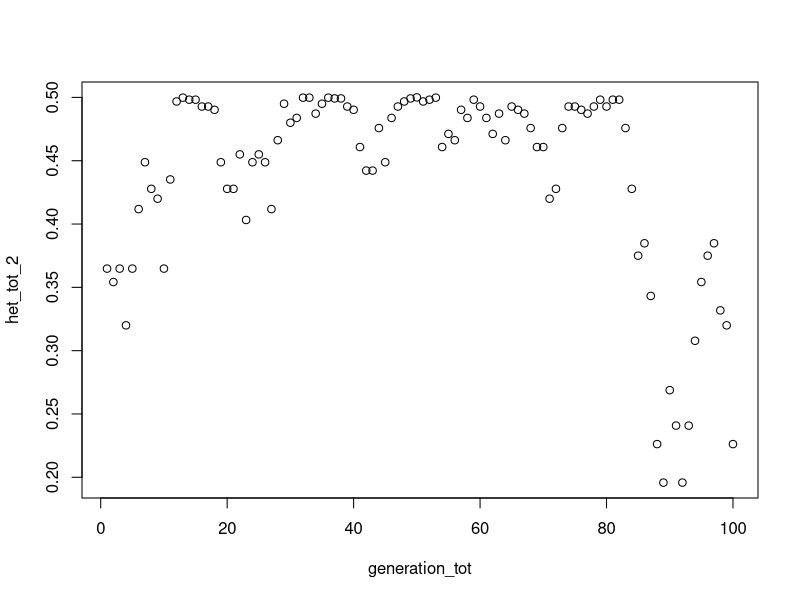
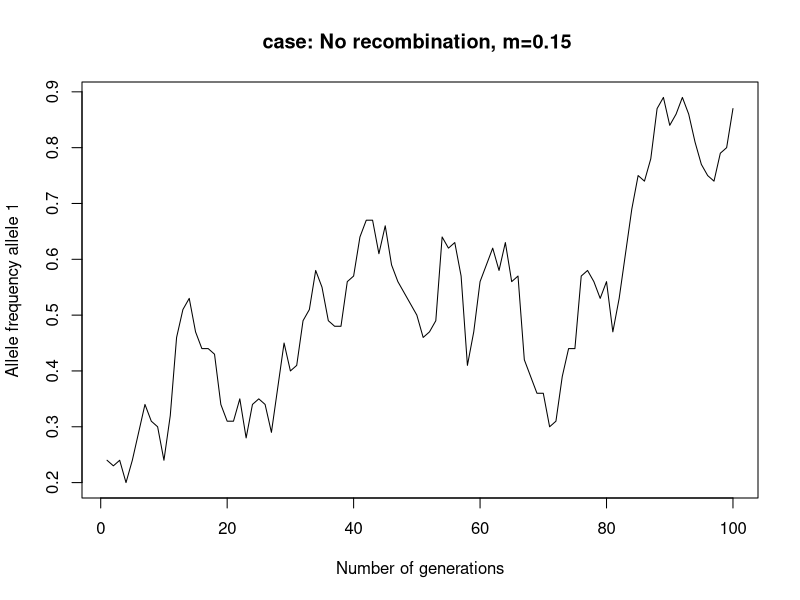

Source code (R) for these figures, in order:
# script to simulate overdominance without migration...

# Richmond change...
if (.Platform$OS.type=="unix") {
  setwd("~/R")
  sep <- "/"
} else {
  setwd("C:/Users/z5122213/Desktop/r_overdominance")
  sep <- "\\"
}

# how many loci are being modeled

nloci<-2

# how many metapopulations
meta<-1

# how many generations are we simulating
gens<-100

# what is the total pop size
popsize<-50

# what years are individuals being transferred

transfer<-400 # setting this to a high number in order to skip transfers...

# how many individuals are being transferred per transfer (currently restricted to 1 or 2)

numtrans<-0 # not doing transfers

# how many offspring does each pairing produce?
pairings<-10

# does recombination happen in males? TRUE = yes, FALSE = no
mrecomb<-TRUE

# how many replicates to run
replicates<-1

# file name info...
scenarioname<-"scenario1"
if (dir.exists(scenarioname)) {
  message("directory already exists")
} else  {
  message("directory created")
  dir.create(scenarioname)
}

# need to loop over a range of crossing over rates...
for(c in seq(0,0,0)){
 
 message("c = ",c)
  
  # need to loop over a range of mortality rates due to homozygosity
  for(m in seq(0.15,0.15)){
    message("m = ",m)

    # need to loop through a series of replicate runs...
    for(i in 1:replicates){
      message("i = ",i)
      locilist<-list()
      allelefreqp1<-list()
      # first need to generate a base population...
      # Name the alleles at loci 1 (the potentially lethal one...)
      locilist[[1]]<-c(1,2)
      # Allele frequencies for loci 1
      allelefreqp1[[1]]<-c(0.2,0.8)
      # Name the alleles at loci 2 (the neutral one...)
      locilist[[2]]<-c(10,20)
      # Allele frequencies for loci 2
      allelefreqp1[[2]]<-c(0.5,0.5)

      # Calculating the number of individuals/meta population
      metasz<-c(popsize/meta)
  
      # Create a data.frame to track details...
      popgenome1<-as.data.frame(matrix(ncol=nloci*2+6,nrow=metasz))
  
      # first column is sex
      popgenome1[1:(metasz/2),1]<-"Male"
      popgenome1[(metasz/2+1):metasz,1]<-"Female"
  
      # second column is population
      popgenome1[,2]<-1
  
      # third column is generation
      popgenome1[,3]<-0
  
      # fourth column is male parent
      popgenome1[,4]<-0
  
      # fifth column is female parent
      popgenome1[,5]<-0
  
      # sixth column is generation individual number
      popgenome1[,6]<-rownames(popgenome1)
  
      
      # generate initial genotypes for population 1
      
      # going to put the two loci on a single stretch of chromosome one after the other in the data table
      for(k in 1:nloci){
        popgenome1[1:metasz,(k+6)]<-sample(locilist[[k]], size=metasz, replace=TRUE, prob=allelefreqp1[[k]])
        popgenome1[1:metasz,(k+8)]<-sample(locilist[[k]], size=metasz, replace=TRUE, prob=allelefreqp1[[k]])
      }
  
      # We have our population genomes, now we have to simulate the population over time...
  
      pop1<-popgenome1
     
      #heterozygosity variables
      het_tot_1=list()
      het_tot_2=list()
      generation_tot=list()
      alle_freq__tot_1=list()
  
      for (g in 1:gens){
        #message("g = ",g)
        # males and females from pop 1
        malep1<-which(popgenome1$V1=="Male")
        femalep1<-which(popgenome1$V1=="Female")
    
        # create matrix into which parent combinations are placed
        parents1<-matrix(nrow=metasz,ncol=2)
    
        # select males and females that are mating with each other - males column 1 females column 2
        parents1[,1]<-sample(as.numeric(malep1), size=metasz, replace=TRUE, prob=NULL)
        parents1[,2]<-sample(as.numeric(femalep1), size=metasz, replace=TRUE, prob=NULL)
        
        # have parents, now lets make offspring making pairings*offspring/pairing young
        offspring1<-as.data.frame(matrix(nrow=metasz*pairings,ncol=(7+nloci*2)))
        
        # now have to loop through the pairings to make offspring...
        for(p in 1:dim(parents1)[1]){
          # give the offspring a sex
          offspring1[((p-1)*pairings+1):(p*pairings),1]<-sample(c("Male","Female"),size=pairings, replace=TRUE)
          # mark the source population of the individual
          offspring1[((p-1)*pairings+1):(p*pairings),2]<-1
          # mark the generation of the offspring
          offspring1[((p-1)*pairings+1):(p*pairings),3]<-g
          # give the male parent
          offspring1[((p-1)*pairings+1):(p*pairings),4]<-parents1[p,1]
          # give the female parent
          offspring1[((p-1)*pairings+1):(p*pairings),5]<-parents1[p,2]
          
          # 6 is reserved for ind # and 7 is reserved for alive/dead status
          
          # getting genotype of each offspring for a pairing...
          
          # parent chromosomes
          mchrome1<-c(popgenome1[parents1[p,1],7],popgenome1[parents1[p,1],8])
          mchrome2<-c(popgenome1[parents1[p,1],9],popgenome1[parents1[p,1],10])
          fchrome1<-c(popgenome1[parents1[p,2],7],popgenome1[parents1[p,2],8])
          fchrome2<-c(popgenome1[parents1[p,2],9],popgenome1[parents1[p,2],10])
          for(n in 1:pairings){
            # getting the genotype from dad
            randad<-runif(1) # getting a random deviate to see if crossing over happens
            mctemp1<-rep(NA,2)
            mctemp2<-rep(NA,2)
            if(randad<c & mrecomb){
            mctemp1<-c(mchrome1[1],mchrome2[2])
            mctemp2<-c(mchrome2[1],mchrome1[2])
            } else {
              mctemp1<-mchrome1 # store 1st male gamete from dad
              mctemp2<-mchrome2 # store 2nd male gamete from dad
            }
            malechromes<-list(mctemp1,mctemp2)
            # pick which male gamete this offspring is getting...
            offspring1[(p-1)*pairings+n,8:9]<-malechromes[[sample(c(1,2),1)]]
            
            # getting the genotype from mom
            ranmom<-runif(1) # getting a random deviate to see if crossing over happens
            fctemp1<-rep(NA,2)
            fctemp2<-rep(NA,2)
            if(ranmom<c){
             fctemp1<-c(fchrome1[1],fchrome2[2])
            fctemp2<-c(fchrome2[1],fchrome1[2])
            } else {
              fctemp1<-fchrome1 # store 1st female gamete from mom
              fctemp2<-fchrome2 # store 2nd female gamete from mom
            }
            femalechromes<-list(fctemp1,fctemp2)
            # pick which male gamete this offspring is getting...
            offspring1[(p-1)*pairings+n,10:11]<-femalechromes[[sample(c(1,2),1)]]
          }
        }
        offspring1[,6]<-as.numeric(rownames(offspring1))
        offspring1[,7]<-1 # "1 = alive"
        offspring1$V12<-runif(dim(offspring1)[1])
        for(ii in 1:dim(offspring1)[1]){
          # apply mortality if an individual is homozygous for the second loci on each chromosome
          if(offspring1[ii,"V8"]==offspring1[ii,"V10"]){ # test to find homozygotes
            if(offspring1[ii,"V12"]<m){  # if the random number assigned to that ind is less than mort probability
              offspring1$V7[ii]<-0   # set the individual to dead
            }
          }
        }
        # get the male and female offsprings that are alive and then select the ones we'll use for 
        # the next generations
        maleoffs<-offspring1[which(offspring1$V1=="Male" & offspring1$V7==1),]
        femaleoffs<-offspring1[which(offspring1$V1=="Female" & offspring1$V7==1),]
        popgenome1<-rbind(maleoffs[sample(1:dim(maleoffs)[1],size=metasz/2,replace=FALSE),],femaleoffs[sample(1:dim(femaleoffs)[1],size=metasz/2,replace=FALSE),])
        popgenome1<-popgenome1[,c("V1","V2","V3","V4","V5","V6","V8","V9","V10","V11")]
        colnames(popgenome1)<-c("V1","V2","V3","V4","V5","V6","V7","V8","V9","V10")
        pop1<-rbind(pop1,popgenome1)
        
        #calculate heterozygosity
        count_allele_10<-sum(length(which(popgenome1$V8==10)),length(which(popgenome1$V10==10))) 
        count_allele_20<-100-count_allele_10 
        het_1<-1-sum(((count_allele_10/100)^2),((count_allele_20/100)^2))
        count_allele_1<-sum(length(which(popgenome1$V7==1)),length(which(popgenome1$V9==1)))
        count_allele_2<-100-count_allele_1
        het_2<-1-sum(((count_allele_1/100)^2),((count_allele_2/100)^2))
        het_tot_1<-rbind(het_tot_1,het_1)
        het_tot_2<-rbind(het_tot_2,het_2)
        generation_tot<-rbind(generation_tot,g)
        # frequency allele 1
        alle_freq_1<-(count_allele_1*(sum(count_allele_1,count_allele_2))/10000)
        alle_freq__tot_1<-rbind(alle_freq__tot_1, alle_freq_1)
      }
      colnames(pop1)<-c("sex","source","gen","malep","femalep","indnum","c1-l1","c1-l2","c2-l1","c2-l2")
      write.csv(pop1,file=paste(scenarioname,sep,scenarioname,"-cr","-mort",m*100,"-rep-",i,".csv",sep=""),row.names=FALSE)
      #plot(generation_tot,het_tot_1)
      plot(generation_tot,het_tot_2)
      plot(generation_tot, alle_freq__tot_1,type="l", ylab = "Allele frequency allele 1",xlab = "Number of generations",main = "case: No recombination, m=0.15 ")
    }
  }
}

